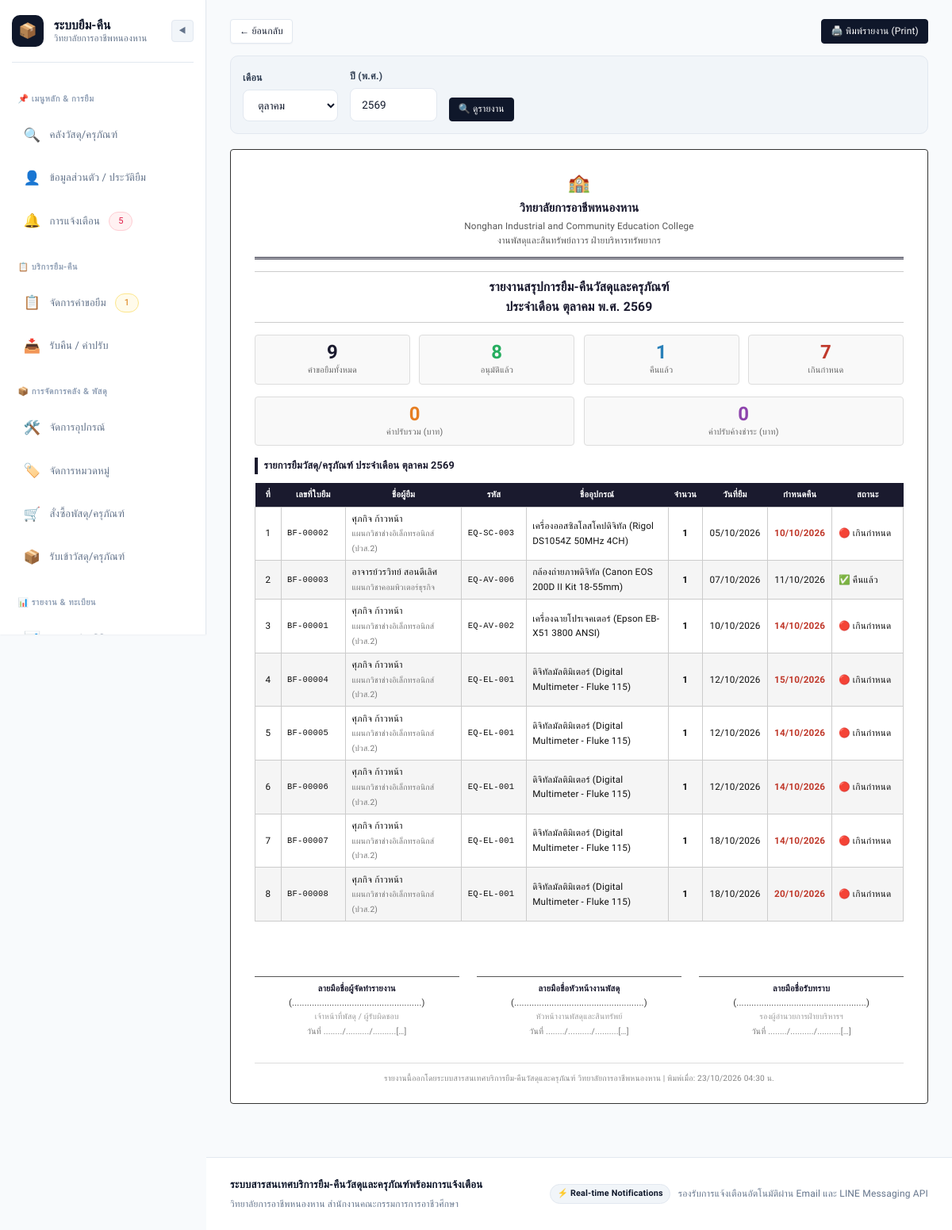
The page /admin/reports/monthly (signed in) on the database as committed earlier.
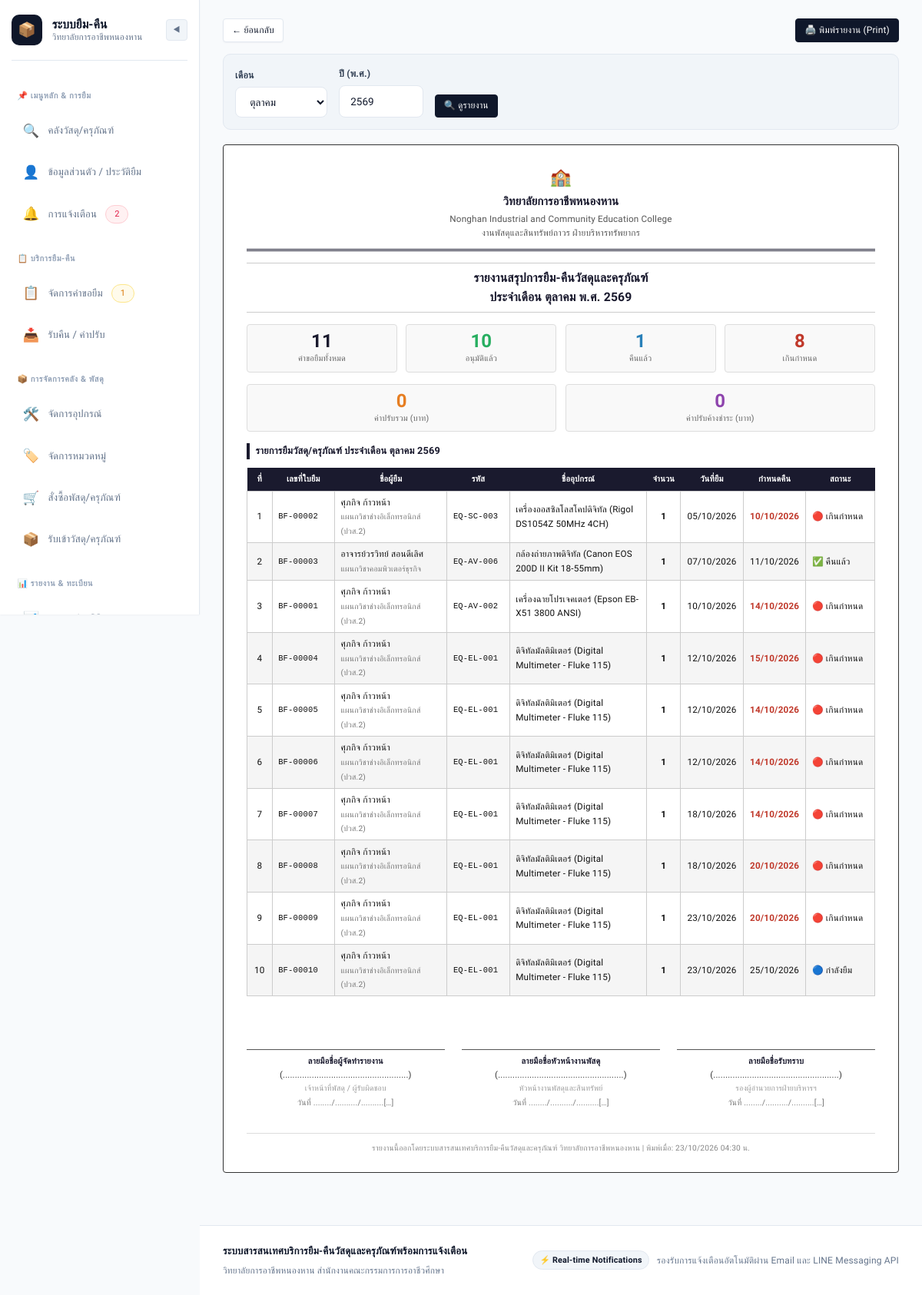
The same page on the database as committed later.
### models.py (models this page shows, shortened)
class Borrowing(db.Model):
    __tablename__ = 'borrowings'
    borrow_id = db.Column(db.Integer, primary_key=True, autoincrement=True)
    request_id = db.Column(db.Integer, db.ForeignKey('borrow_requests.request_id'), nullable=False)
    user_id = db.Column(db.Integer, db.ForeignKey('users.user_id'), nullable=False)
    equipment_id = db.Column(db.Integer, db.ForeignKey('equipment.equipment_id'), nullable=False)
    quantity = db.Column(db.Integer, default=1, nullable=False)
    borrow_date = db.Column(db.DateTime, default=datetime.utcnow)
    due_date = db.Column(db.DateTime, nullable=False)
    status = db.Column(db.String(20), default='borrowed', nullable=False)  # 'borrowed', 'returned', 'overdue'
    return_record = db.relationship('ReturnRecord', backref='borrowing', uselist=False, lazy=True)
    @property
    def is_overdue(self):
        if self.status == 'borrowed' and datetime.utcnow() > self.due_date:
            return True
        return self.status == 'overdue'

class User(db.Model):
    __tablename__ = 'users'
    user_id = db.Column(db.Integer, primary_key=True, autoincrement=True)
    student_or_citizen_id = db.Column(db.String(20), nullable=False)
    first_name = db.Column(db.String(100), nullable=False)
    last_name = db.Column(db.String(100), nullable=False)
    email = db.Column(db.String(100), unique=True, nullable=False)
    password_hash = db.Column(db.String(255), nullable=False)
    phone_number = db.Column(db.String(20), nullable=True)
    role = db.Column(db.String(20), default='student', nullable=False)  # 'student', 'teacher', 'staff', 'admin'
    line_user_id = db.Column(db.String(100), nullable=True)
    department = db.Column(db.String(100), nullable=True, default='แผนกวิชาช่างอิเล็กทรอนิกส์')
    created_at = db.Column(db.DateTime, default=datetime.utcnow)
    borrow_requests = db.relationship('BorrowRequest', foreign_keys='BorrowRequest.user_id', backref='user', lazy=True)
    borrowings = db.relationship('Borrowing', foreign_keys='Borrowing.user_id', backref='user', lazy=True)
    notifications = db.relationship('Notification', backref='user', lazy=True, order_by='Notification.created_at.desc()')
    @property
    def full_name(self):
        return f"{self.first_name} {self.last_name}"
    @property
    def role_display(self):
        roles = {
            'student': 'นักเรียน/นักศึกษา',
            'teacher': 'อาจารย์/ครูผู้สอน',
            'staff': 'เจ้าหน้าที่พัสดุ',
            'admin': 'ผู้ดูแลระบบ'
        }
        return roles.get(self.role, self.role)
    @property
    def role_badge_class(self):
        badges = {
            'student': 'badge-info',
            'teacher': 'badge-primary',
            'staff': 'badge-warning',
            'admin': 'badge-danger'
        }
        return badges.get(self.role, 'badge-secondary')

class Equipment(db.Model):
    __tablename__ = 'equipment'
    equipment_id = db.Column(db.Integer, primary_key=True, autoincrement=True)
    equipment_code = db.Column(db.String(50), unique=True, nullable=False)
    name = db.Column(db.String(150), nullable=False)
    category_id = db.Column(db.Integer, db.ForeignKey('categories.category_id'), nullable=False)
    location_id = db.Column(db.Integer, db.ForeignKey('locations.location_id'), nullable=False)
    total_quantity = db.Column(db.Integer, default=1, nullable=False)
    available_quantity = db.Column(db.Integer, default=1, nullable=False)
    status = db.Column(db.String(20), default='available', nullable=False)  # 'available', 'borrowed', 'maintenance', 'damaged'
    image_path = db.Column(db.String(255), nullable=True)
    description = db.Column(db.Text, nullable=True)
    borrow_requests = db.relationship('BorrowRequest', backref='equipment', lazy=True)
    borrowings = db.relationship('Borrowing', backref='equipment', lazy=True)
    maintenances = db.relationship('Maintenance', backref='equipment', lazy=True)

### app.py (the view)
    @app.route('/admin/reports/monthly')
    @roles_required('admin', 'staff')
    def report_monthly():
        from calendar import monthrange
        now_date = datetime.utcnow()
        selected_month = request.args.get('month', now_date.month, type=int)
        year_be = request.args.get('year', now_date.year + 543, type=int)
        year_ce = year_be - 543
        if not 1 <= selected_month <= 12:
            selected_month = now_date.month
        if year_ce < 1900 or year_ce > 2100:
            year_ce = now_date.year
            year_be = year_ce + 543
        _, last_day = monthrange(year_ce, selected_month)
        start_date = datetime(year_ce, selected_month, 1)
        end_date = datetime(year_ce, selected_month, last_day, 23, 59, 59)
        month_names_th = ['มกราคม','กุมภาพันธ์','มีนาคม','เมษายน','พฤษภาคม','มิถุนายน',
                          'กรกฎาคม','สิงหาคม','กันยายน','ตุลาคม','พฤศจิกายน','ธันวาคม']
        month_name = month_names_th[selected_month - 1]
        borrowings = Borrowing.query.filter(
            Borrowing.borrow_date >= start_date,
            Borrowing.borrow_date <= end_date
        ).order_by(Borrowing.borrow_date.asc()).all()
        fines = Fine.query.join(ReturnRecord).filter(
            ReturnRecord.return_date >= start_date,
            ReturnRecord.return_date <= end_date
        ).all()
        requests_month = BorrowRequest.query.filter(
            BorrowRequest.request_date >= start_date,
            BorrowRequest.request_date <= end_date
        ).all()
        total_requests = len(requests_month)
        approved_count = sum(1 for r in requests_month if r.status == 'approved')
        returned_count = sum(1 for b in borrowings if b.status == 'returned')
        overdue_count = sum(1 for b in borrowings if b.is_overdue)
        total_fines = sum(f.total_fine for f in fines)
        pending_fines = sum(f.total_fine for f in fines if f.payment_status == 'unpaid')
        return render_template(
            'admin/report_monthly.html',
            borrowings=borrowings, fines=fines, month_name=month_name, year=year_be,
            selected_month=selected_month, total_requests=total_requests,
            approved_count=approved_count, returned_count=returned_count,
            overdue_count=overdue_count, total_fines=total_fines, pending_fines=pending_fines
        )

### templates/admin/report_monthly.html (shortened to what this page needs)
{% extends "base.html" %}
{% block content %}
<div style="max-width: 1060px; margin: 0 auto;">
    <div class="no-print">
        <div style="display:flex; justify-content:space-between; align-items:center; margin-bottom:1rem; flex-wrap:wrap; gap:0.75rem;">
            <a href="{{ url_for('admin_dashboard') }}" class="btn btn-secondary btn-sm">← ย้อนกลับ</a>
            <button type="button" class="btn btn-primary btn-sm" onclick="window.print()">🖨️ พิมพ์รายงาน (Print)</button>
        </div>
        <form method="GET" class="filter-form">
            <div>
                <label>เดือน</label>
                <select name="month" class="form-control" style="min-width:120px;">
                    {% for m in range(1, 13) %}
                    <option value="{{ m }}" {% if m == selected_month %}selected{% endif %}>
                        {% set month_names = ['มกราคม','กุมภาพันธ์','มีนาคม','เมษายน','พฤษภาคม','มิถุนายน','กรกฎาคม','สิงหาคม','กันยายน','ตุลาคม','พฤศจิกายน','ธันวาคม'] %}
                        {{ month_names[m-1] }}
                    </option>
                    {% endfor %}
                </select>
            </div>
            <div>
                <label>ปี (พ.ศ.)</label>
                <input type="number" name="year" class="form-control" value="{{ year }}" min="2560" max="2580" style="min-width:90px;">
            </div>
            <button type="submit" class="btn btn-primary btn-sm">🔍 ดูรายงาน</button>
        </form>
    </div>
    <div class="report-sheet">
        <div class="report-header">
            <div style="font-size:1.5rem; margin-bottom:0.3rem;">🏫</div>
            <h1>วิทยาลัยการอาชีพหนองหาน</h1>
            <div class="sub">Nonghan Industrial and Community Education College</div>
            <div class="sub">งานพัสดุและสินทรัพย์ถาวร ฝ่ายบริหารทรัพยากร</div>
        </div>
        <div class="report-doc-title">รายงานสรุปการยืม-คืนวัสดุและครุภัณฑ์<br>ประจำเดือน {{ month_name }} พ.ศ. {{ year }}</div>
        <div class="stats-grid">
            <div class="stat-box">
                <div class="stat-num">{{ total_requests }}</div>
                <div class="stat-label">คำขอยืมทั้งหมด</div>
            </div>
            <div class="stat-box">
                <div class="stat-num" style="color: #27ae60;">{{ approved_count }}</div>
                <div class="stat-label">อนุมัติแล้ว</div>
            </div>
            <div class="stat-box">
                <div class="stat-num" style="color: #2980b9;">{{ returned_count }}</div>
                <div class="stat-label">คืนแล้ว</div>
            </div>
            <div class="stat-box">
                <div class="stat-num" style="color: #c0392b;">{{ overdue_count }}</div>
                <div class="stat-label">เกินกำหนด</div>
            </div>
        </div>
        <div class="stats-grid" style="grid-template-columns: repeat(2, 1fr); margin-top: 0;">
            <div class="stat-box">
                <div class="stat-num" style="color: #e67e22;">{{ total_fines|round(2) }}</div>
                <div class="stat-label">ค่าปรับรวม (บาท)</div>
            </div>
            <div class="stat-box">
                <div class="stat-num" style="color: #8e44ad;">{{ pending_fines|round(2) }}</div>
                <div class="stat-label">ค่าปรับค้างชำระ (บาท)</div>
            </div>
        </div>
        <div class="section-title">รายการยืมวัสดุ/ครุภัณฑ์ ประจำเดือน {{ month_name }} {{ year }}</div>
        {% if borrowings %}
        <table class="report-table">
            <thead>
                <tr>
                    <th style="width:4%">ที่</th>
                    <th style="width:10%">เลขที่ใบยืม</th>
                    <th style="width:18%">ชื่อผู้ยืม</th>
                    <th style="width:10%">รหัส</th>
                    <th style="width:22%">ชื่ออุปกรณ์</th>
                    <th style="width:5%; text-align:center">จำนวน</th>
                    <th style="width:10%; text-align:center">วันที่ยืม</th>
                    <th style="width:10%; text-align:center">กำหนดคืน</th>
                    <th style="width:11%">สถานะ</th>
                </tr>
            </thead>
            <tbody>
                {% for b in borrowings %}
                <tr>
                    <td style="text-align:center">{{ loop.index }}</td>
                    <td style="font-family:monospace; font-size:0.7rem">BF-{{ '%05d' % b.borrow_id }}</td>
                    <td>{{ b.user.full_name }}<br><span style="font-size:0.68rem; color:#777">{{ b.user.department or '' }}</span></td>
                    <td style="font-family:monospace; font-size:0.7rem">{{ b.equipment.equipment_code }}</td>
                    <td>{{ b.equipment.name }}</td>
                    <td style="text-align:center; font-weight:700">{{ b.quantity }}</td>
                    <td style="text-align:center">{{ b.borrow_date.strftime('%d/%m/%Y') }}</td>
                    <td style="text-align:center; {% if b.is_overdue %}color:#c0392b; font-weight:700;{% endif %}">{{ b.due_date.strftime('%d/%m/%Y') }}</td>
                    <td>
                        {% if b.status == 'returned' %}✅ คืนแล้ว
                        {% elif b.is_overdue %}🔴 เกินกำหนด
                        {% else %}🔵 กำลังยืม{% endif %}
                    </td>
                </tr>
                {% endfor %}
            </tbody>
        </table>
        {% else %}
        <div style="text-align: center; color: #888; padding: 1.5rem; border: 1px dashed #ddd; border-radius: 4px;">ไม่มีรายการยืมในเดือนนี้</div>
        {% endif %}
        <div class="signature-row">
            <div class="signature-box">
                <div class="signature-line"></div>
                <div class="sig-label">ลายมือชื่อผู้จัดทำรายงาน</div>
                <div class="sig-name">(....................................................)</div>
                <div class="sig-dept">เจ้าหน้าที่พัสดุ / ผู้รับผิดชอบ</div>
                <div class="sig-date">วันที่ ......../........../..........[…]</div>
            </div>
            <div class="signature-box">
                <div class="signature-line"></div>
                <div class="sig-label">ลายมือชื่อหัวหน้างานพัสดุ</div>
                <div class="sig-name">(....................................................)</div>
                <div class="sig-dept">หัวหน้างานพัสดุและสินทรัพย์</div>
                <div class="sig-date">วันที่ ......../........../..........[…]</div>
            </div>
            <div class="signature-box">
                <div class="signature-line"></div>
                <div class="sig-label">ลายมือชื่อรับทราบ</div>
                <div class="sig-name">(....................................................)</div>
                <div class="sig-dept">รองผู้อำนวยการฝ่ายบริหารฯ</div>
                <div class="sig-date">วันที่ ......../........../..........[…]</div>
            </div>
        </div>
        <div style="margin-top: 2rem; padding-top: 0.75rem; border-top: 1px solid #ddd; font-size: 0.68rem; color: #888; text-align: center;">
            รายงานนี้ออกโดยระบบสารสนเทศบริการยืม-คืนวัสดุและครุภัณฑ์ วิทยาลัยการอาชีพหนองหาน |
            พิมพ์เมื่อ: {{ now.strftime('%d/%m/%Y %H:%M') }} น.
        </div>
    </div>
</div>
{% endblock %}

Rows that differ between the two databases and show on the page:
added Borrowing: borrow_id "00009", user.full_name "ศุภกิจ ก้าวหน้า", user "แผนกวิชาช่างอิเล็กทรอนิกส์ (ปวส.2)", equipment.equipment_code "EQ-EL-001", equipment.name "ดิจิทัลมัลติมิเตอร์ (Digital Multimeter - Fluke 115)", quantity "1", borrow_date "23/10/2026", due_date "20/10/2026", status "🔴 เกินกำหนด"
added Borrowing: borrow_id "00010", user.full_name "ศุภกิจ ก้าวหน้า", user "แผนกวิชาช่างอิเล็กทรอนิกส์ (ปวส.2)", equipment.equipment_code "EQ-EL-001", equipment.name "ดิจิทัลมัลติมิเตอร์ (Digital Multimeter - Fluke 115)", quantity "1", borrow_date "23/10/2026", due_date "25/10/2026", status "🔵 กำลังยืม"
Other text that changed with them:
{{ unread_count }}: "5" → "2"
{{ total_requests }}: "9" → "11"
{{ approved_count }}: "8" → "10"
{{ overdue_count }}: "7" → "8"
